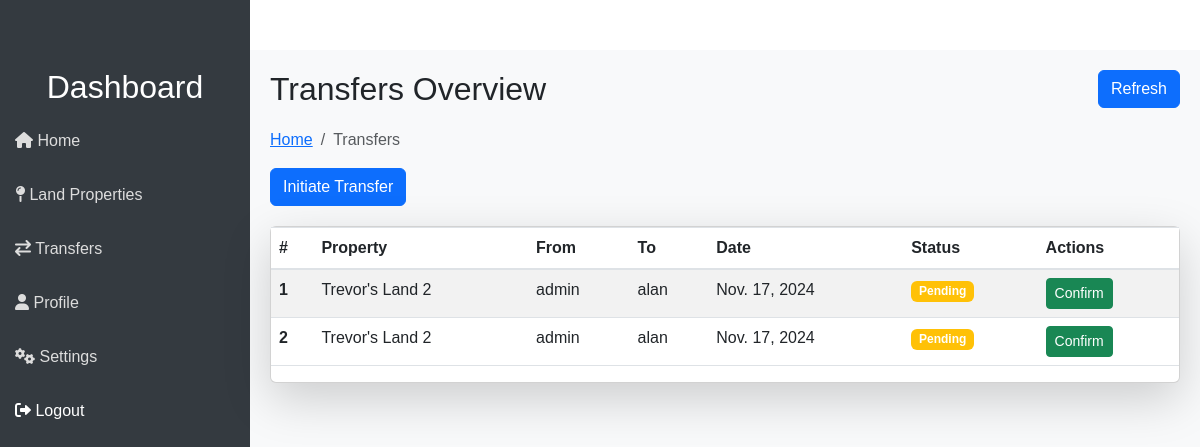
Page /properties/transfers/ (signed in) on the earlier database version.
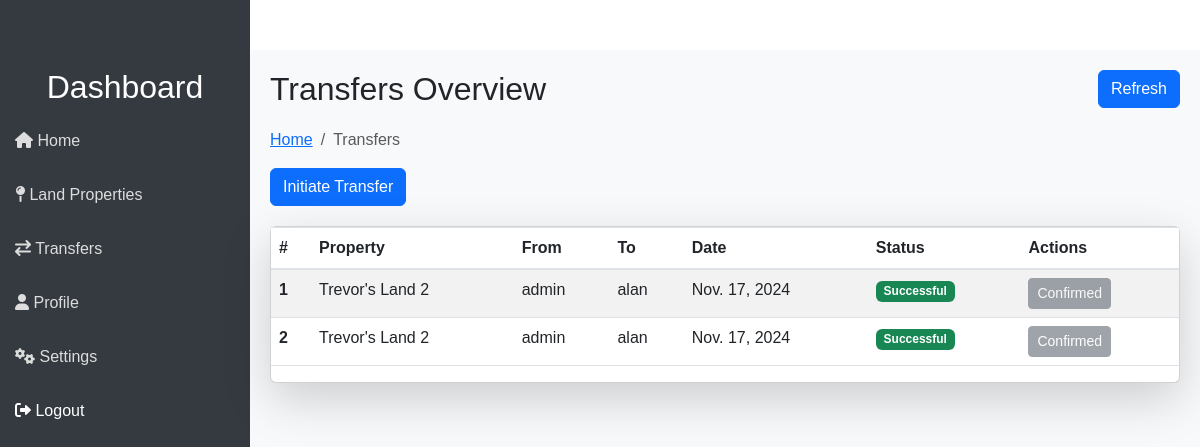
Same page on the later database version.
### properties/models.py (models this page shows, shortened)
class OwnershipTransfer(models.Model):
    land_property = models.ForeignKey(LandProperty, on_delete=models.SET_NULL, related_name='transfers', null=True)
    current_owner = models.ForeignKey(User, on_delete=models.CASCADE, related_name='owned_transfers')
    new_owner = models.ForeignKey(User, on_delete=models.CASCADE, related_name='transfers')
    request_date = models.DateField(auto_now_add=True)
    status = models.IntegerField(default=1) # 0 Denied, 1 Pending, 2 Approved
    added_by = models.ForeignKey(User, on_delete=models.CASCADE, related_name='added_transfers')
    created_at = models.DateTimeField(auto_now_add=True)
    updated_at = models.DateTimeField(auto_now=True)

class LandProperty(models.Model):
    name = models.CharField(max_length=255)
    PID = models.CharField(max_length=255, null=True)
    owner = models.ForeignKey(User, on_delete=models.CASCADE, related_name='properties')
    location = models.OneToOneField(Location, on_delete=models.SET_NULL, null=True)
    size = models.DecimalField(max_digits=10, decimal_places=2) # Area In Acres
    valuation = models.DecimalField(max_digits=15, decimal_places=2)
    status = models.IntegerField(default=1) # 0 Deleted, 1 Available, 2 Under Transfer
    added_by = models.ForeignKey(User, on_delete=models.CASCADE, related_name='added_properties')
    created_at = models.DateTimeField(auto_now_add=True)
    updated_at = models.DateTimeField(auto_now=True)

### users/models.py (models this page shows, shortened)
class User(AbstractUser):
    role = models.IntegerField(default=3)  # 1 = Admin, 2 = Government Official, 3 = Landowner
    nin = models.CharField(max_length=15, blank=True, null=True)

### properties/views.py (the view)
# urls.py: path('transfers/', views.transfers, name="transfers"),  # Includes properties app URLs
def transfers(request):
    user = request.user
    property_transfers = OwnershipTransfer.objects.filter(
        models.Q(current_owner=user) | models.Q(new_owner=user)
    )
    context = {
        'transfers': property_transfers
    }
    return render(request, 'properties/transfers.html', context)

### properties/templates/properties/transfers.html (shortened to what this page needs)
{% extends "templates/index.html" %} {% block content %}
<div class="main-content">
    <div class="header">
        <h2>Transfers Overview</h2>
        <button
            class="btn btn-primary"
            onclick="this.innerText='Loading...'; location.reload();"
        >
            Refresh
        </button>
    </div>
    <nav aria-label="breadcrumb">
        <ol class="breadcrumb">
            <li class="breadcrumb-item">
                <a href="{% url 'dashboard' %}">Home</a>
            </li>
            <li class="breadcrumb-item active" aria-current="page">
                Transfers
            </li>
        </ol>
    </nav>
    <a href="{% url 'initiate_transfer' %}">
        <button class="btn btn-primary d-flex align-items-center">
             Initiate Transfer
        </button>
    </a>
    <div class="card bg-white shadow-lg">
        <table class="table table-striped">
            <thead>
                <tr>
                    <th scope="col">#</th>
                    <th scope="col">Property</th>
                    <th scope="col">From</th>
                    <th scope="col">To</th>
                    <th scope="col">Date</th>
                    <th scope="col">Status</th>
                    <th scope="col">Actions</th>
                </tr>
            </thead>
            <tbody>
                {% for transfer in transfers %}
                <tr>
                    <th scope="row">{{ forloop.counter }}</th>
                    <td>{{ transfer.land_property.name }}</td>
                    <td>{{ transfer.current_owner.username }}</td>
                    <td>{{ transfer.new_owner.username }}</td>
                    <td>{{ transfer.request_date }}</td>
                    <td>
                        {% if transfer.status == 1 %}
                        <span class="badge bg-warning">Pending</span>
                        {% elif transfer.status == 2 %}
                        <span class="badge bg-success">Successful</span>
                        {% else %}
                        <span class="badge bg-danger">Unknown</span>
                        {% endif %}
                    </td>
                    <td>
                        {% if transfer.status == 1 %}
                        <button
                            type="button"
                            class="btn btn-sm btn-success"
                            data-bs-toggle="modal"
                            data-bs-target="#exampleModal"
                            data-id="{{ transfer.id }}"
                            onclick="setPropertyId(this)"
                        >
                            Confirm
                        </button>
                        {% elif transfer.status == 2 %}
                        <button disabled class="btn btn-sm btn-secondary">
                            Confirmed
                        </button>
                        {% else %}
                        <button class="btn btn-sm btn-danger">Cancel</button>
                        {% endif %}
                    </td>
                </tr>
                {% endfor %}
            </tbody>
        </table>
    </div>
</div>
{% endblock %}

Differences in the rows shown:
changed OwnershipTransfer (number 1 of 2 on the later page): status "Pending Confirm" → "Successful Confirmed"
changed OwnershipTransfer (number 2 of 2 on the later page): status "Pending Confirm" → "Successful Confirmed"
